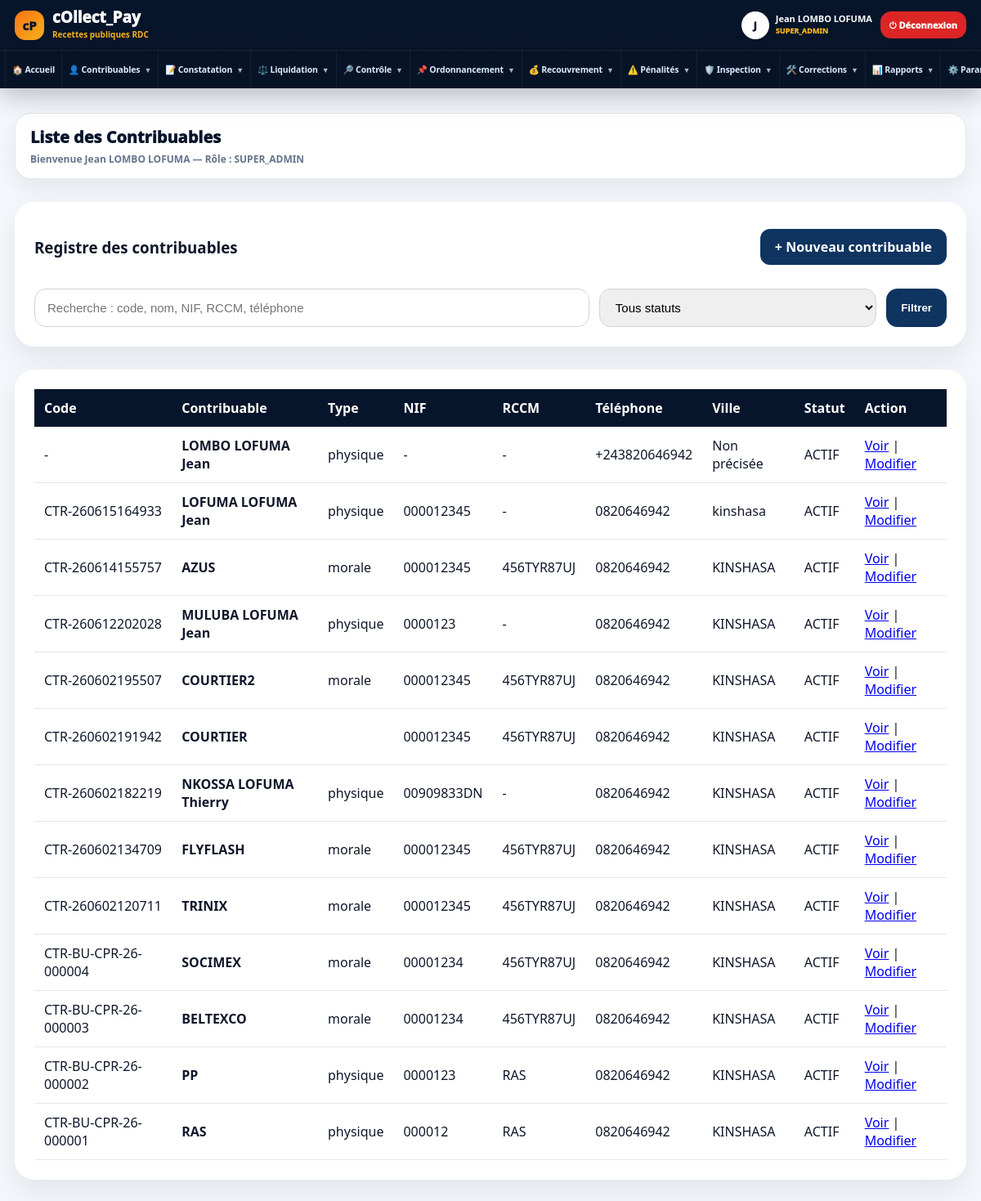
Page /modules/contribuables/list.php (signed in) on the committed database.
### tables this page shows
CREATE TABLE `contribuables` (
  `id` int(11) NOT NULL,
  `type_personne` enum('physique','morale','etablissement','ong','autres') NOT NULL,
  `raison_sociale` varchar(255) DEFAULT NULL,
  `nom` varchar(150) DEFAULT NULL,
  `postnom` varchar(150) DEFAULT NULL,
  `prenom` varchar(150) DEFAULT NULL,
  `nif` varchar(100) DEFAULT NULL,
  `rccm` varchar(100) DEFAULT NULL,
  `telephone` varchar(50) DEFAULT NULL,
  `email` varchar(150) DEFAULT NULL,
  `adresse` text DEFAULT NULL,
  `ville` varchar(150) DEFAULT NULL,
  `territoire` varchar(150) DEFAULT NULL,
  `province` varchar(150) DEFAULT NULL,
  `actif` tinyint(1) DEFAULT 1,
  `created_at` timestamp NOT NULL DEFAULT current_timestamp(),
  `code_contribuable` varchar(50) DEFAULT NULL,
  `id_national` varchar(100) DEFAULT NULL,
  `telephone_secondaire` varchar(50) DEFAULT NULL,
  `commune` varchar(150) DEFAULT NULL,
  `quartier` varchar(150) DEFAULT NULL,
  `avenue` varchar(150) DEFAULT NULL,
  `numero_parcelle` varchar(50) DEFAULT NULL,
  `latitude` decimal(12,8) DEFAULT NULL,
  `longitude` decimal(12,8) DEFAULT NULL,
  `photo` varchar(255) DEFAULT NULL,
  `statut` enum('actif','suspendu','radie','decede','contentieux') DEFAULT 'actif'
);

### modules/contribuables/list.php (the view, shortened to what this page needs)
<?php
require_once "../../config/database.php";
$search = $_GET['search'] ?? '';
$sql = "
    SELECT *
    FROM contribuables
    WHERE 1=1
";
$params = [];
$sql .= " ORDER BY id DESC";
$stmt = $pdo->prepare($sql);
$stmt->execute($params);
$contribuables = $stmt->fetchAll();
function nomContribuable($c) {
    if (!empty($c['raison_sociale'])) {
        return $c['raison_sociale'];
    }
    return trim(($c['nom'] ?? '') . ' ' . ($c['postnom'] ?? '') . ' ' . ($c['prenom'] ?? ''));
}
?>
<!DOCTYPE html>
<html lang="fr">
<head>
    <link rel="stylesheet" href="/collect_pay/assets/css/admin.css">
</head>
<body>
<div class="admin-layout">
    <?php require_once "../../includes/sidebar.php"; ?>
    <main class="main-content">
        <?php require_once "../../includes/topbar.php"; ?>
        <div class="panel">
            <div style="display:flex;justify-content:space-between;align-items:center;">
                <h3>Registre des contribuables</h3>
                <a href="create.php" style="
                    background:#0f3460;
                    color:white;
                    padding:11px 18px;
                    border-radius:12px;
                    text-decoration:none;
                    font-weight:800;
                ">
                    + Nouveau contribuable
                </a>
            </div>
            <form method="GET" style="margin-top:20px;display:grid;grid-template-columns:2fr 1fr auto;gap:12px;">
                <input type="text" name="search" placeholder="Recherche : code, nom, NIF, RCCM, téléphone"
                       value="<?= htmlspecialchars($search) ?>">
                <select name="statut">
                    <option value="">Tous statuts</option>
                </select>
                <button type="submit">Filtrer</button>
            </form>
        </div>
        <div class="panel">
            <table class="table-premium">
                <tr>
                    <th>Code</th>
                    <th>Contribuable</th>
                    <th>Type</th>
                    <th>NIF</th>
                    <th>RCCM</th>
                    <th>Téléphone</th>
                    <th>Ville</th>
                    <th>Statut</th>
                    <th>Action</th>
                </tr>
                <?php foreach($contribuables as $c): ?>
                    <tr>
                        <td><?= htmlspecialchars($c['code_contribuable'] ?? '-') ?></td>
                        <td><strong><?= htmlspecialchars(nomContribuable($c)) ?></strong></td>
                        <td><?= htmlspecialchars($c['type_personne']) ?></td>
                        <td><?= htmlspecialchars($c['nif'] ?? '-') ?></td>
                        <td><?= htmlspecialchars($c['rccm'] ?? '-') ?></td>
                        <td><?= htmlspecialchars($c['telephone'] ?? '-') ?></td>
                        <td><?= htmlspecialchars($c['ville'] ?? '-') ?></td>
                        <td><?= strtoupper(htmlspecialchars($c['statut'])) ?></td>
                        <td>
                            <a href="view.php?id=<?= $c['id'] ?>">Voir</a> |
                            <a href="edit.php?id=<?= $c['id'] ?>">Modifier</a>
                        </td>
                    </tr>
                <?php endforeach; ?>
            </table>
        </div>
    </main>
</div>
</body>
</html>

### assets/css/admin.css (style rules this page uses)
* { box-sizing: border-box; }
body { margin: 0; font-family: 'Segoe UI', sans-serif; background: #f4f7fb; color: #1f2937; }
.admin-layout { min-height: 100vh; }
.main-content { margin-left: 280px; width: calc(100% - 280px); padding: 28px; transition: all .35s ease; }
.panel { background: white; border-radius: 24px; padding: 24px; margin-top: 28px; box-shadow: 0 15px 35px rgba(0,0,0,.08); }
.table-premium { width: 100%; border-collapse: collapse; }
.table-premium th { background: #06152b; color: white; padding: 12px; text-align: left; }
.table-premium td { padding: 12px; border-bottom: 1px solid #e5e7eb; }
form { display: grid; gap: 14px; }
form input, form select, form textarea { padding: 13px 15px; border: 1px solid #d1d5db; border-radius: 14px; font-size: 15px; width: 100%; }
form button, .btn { background: #0f3460; color: white; border: none; padding: 13px 18px; border-radius: 14px; font-weight: 900; cursor: pointer; text-decoration: none; display: inline-block; }

### includes/sidebar.php (style rules this page uses)
:root { --cp-navy:#06152b;--cp-blue:#0f3460;--cp-gold:#f6b21a;--cp-bg:#f4f7fb;--cp-border:#e5e7eb;--cp-text:#0f172a;--cp-muted:#64748b }
html,body { margin:0!important;padding:0!important;background:var(--cp-bg)!important;font-family:'Segoe UI',Arial,sans-serif!important;color:var(--cp-text)!important;overflow-x:hidden!important }
.admin-layout { min-height:100vh!important;display:block!important }
.main-content,.cp-main,main { margin-left:0!important;width:100%!important;max-width:100%!important;min-height:100vh!important;padding:0 18px 26px!important }

### rows in the picture
contribuables: code_contribuable "-", raison_sociale "LOMBO LOFUMA Jean", type_personne "physique", nif "-", rccm "-", telephone "+243820646942", ville "Non précisée", statut "ACTIF"
contribuables: code_contribuable "CTR-260615164933", nomContribuable($c) "LOFUMA LOFUMA Jean", type_personne "physique", nif "000012345", rccm "-", telephone "0820646942", ville "kinshasa", statut "ACTIF"
contribuables: code_contribuable "CTR-260614155757", raison_sociale "AZUS", type_personne "morale", nif "000012345", rccm "456TYR87UJ", telephone "0820646942", ville "KINSHASA", statut "ACTIF"
contribuables: code_contribuable "CTR-260612202028", nomContribuable($c) "MULUBA LOFUMA Jean", type_personne "physique", nif "0000123", rccm "-", telephone "0820646942", ville "KINSHASA", statut "ACTIF"
contribuables: code_contribuable "CTR-260602195507", raison_sociale "COURTIER2", type_personne "morale", nif "000012345", rccm "456TYR87UJ", telephone "0820646942", ville "KINSHASA", statut "ACTIF"
contribuables: code_contribuable "CTR-260602191942", raison_sociale "COURTIER", nif "000012345", rccm "456TYR87UJ", telephone "0820646942", ville "KINSHASA", statut "ACTIF"
contribuables: code_contribuable "CTR-260602182219", nomContribuable($c) "NKOSSA LOFUMA Thierry", type_personne "physique", nif "00909833DN", rccm "-", telephone "0820646942", ville "KINSHASA", statut "ACTIF"
contribuables: code_contribuable "CTR-260602134709", raison_sociale "FLYFLASH", type_personne "morale", nif "000012345", rccm "456TYR87UJ", telephone "0820646942", ville "KINSHASA", statut "ACTIF"
contribuables: code_contribuable "CTR-260602120711", raison_sociale "TRINIX", type_personne "morale", nif "000012345", rccm "456TYR87UJ", telephone "0820646942", ville "KINSHASA", statut "ACTIF"
contribuables: code_contribuable "CTR-BU-CPR-26-000004", raison_sociale "SOCIMEX", type_personne "morale", nif "00001234", rccm "456TYR87UJ", telephone "0820646942", ville "KINSHASA", statut "ACTIF"
contribuables: code_contribuable "CTR-BU-CPR-26-000003", raison_sociale "BELTEXCO", type_personne "morale", nif "00001234", rccm "456TYR87UJ", telephone "0820646942", ville "KINSHASA", statut "ACTIF"
contribuables: code_contribuable "CTR-BU-CPR-26-000002", raison_sociale "PP", type_personne "physique", nif "0000123", rccm "RAS", telephone "0820646942", ville "KINSHASA", statut "ACTIF"
contribuables: code_contribuable "CTR-BU-CPR-26-000001", raison_sociale "RAS", type_personne "physique", nif "000012", rccm "RAS", telephone "0820646942", ville "KINSHASA", statut "ACTIF"

### other values in the picture
substr($nom,0,1) "J"
$nom "Jean LOMBO LOFUMA"
$role "SUPER_ADMIN"
$page_title "Liste des Contribuables"
